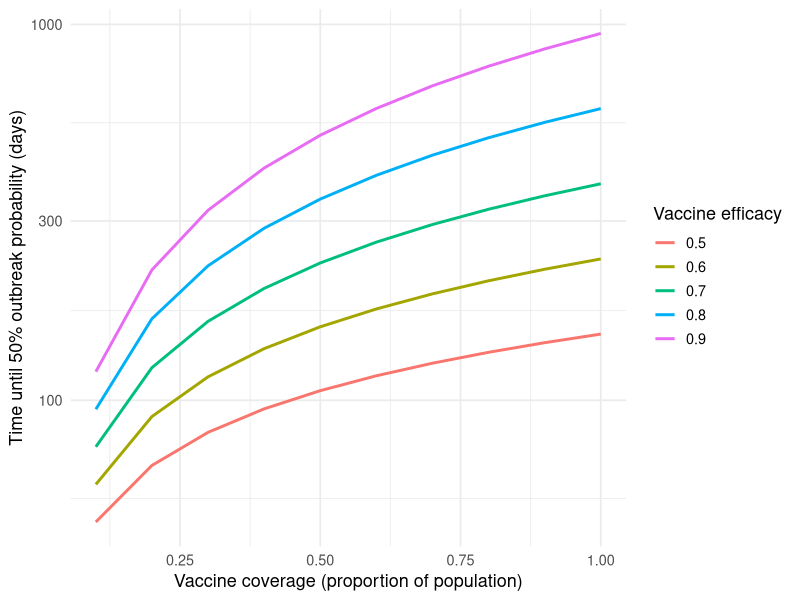

Here is the R script that generated this plot:
## ---- chunk 1
#| label: fig-outbreak
#| fig-cap: "Relationship between vaccine coverage, efficacy, and time until a 50 percent probability of an outbreak (t₅₀)."
#| echo: false
#| message: false
#| warning: false
library(ggplot2)
VE <- c(0.5,0.6,0.7,0.8,0.9)
coverage <- seq(0.1,1,0.1)
t50 <- outer(VE, coverage, function(v,c) (10^(v*2))*c^v*15)
df <- expand.grid(VE=VE, coverage=coverage)
df$t50 <- as.vector(t50)
ggplot(df, aes(coverage, t50, color=factor(VE))) +
  geom_line(size=1) +
  scale_y_log10() +
  labs(x="Vaccine coverage (proportion of population)",
       y="Time until 50% outbreak probability (days)",
       color="Vaccine efficacy") +
  theme_minimal(base_size=13)
